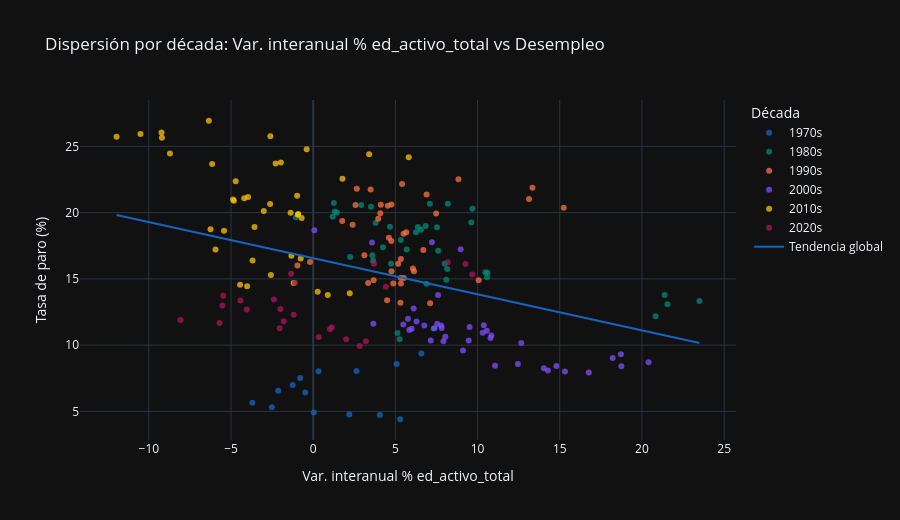

The notebook cell saved with this chart:
### Markdown cell above
### Análisis:

La correlación de Pearson global entre la variación interanual % de `ed_activo_total` y `tasa_paro_ambos_sexos_total` es de -0,3458, valor moderado que enmascara una correlación rodante (ventana 20 periodos) muy inestable en signo y magnitud. La correlación móvil recorre un rango aproximado entre -0,90 y +0,85: alcanza valores cercanos a +0,85 en 1981-1982, próximos a +0,60 en 1993-1995, próximos a +0,50 en 1996-1997 y un nuevo máximo cercano a +0,80 en 2022-2023, y por el lado negativo desciende a valores próximos a -0,75 en 1985-1990, a -0,85 entre 2000 y 2002, a -0,90 en torno a 2010-2012 y a -0,55 en 2016-2017. La correlación rodante cruza el cero en múltiples ocasiones y permanece por encima y por debajo de la global de -0,3458 durante tramos prolongados de la muestra. La inestabilidad indica que la relación lineal entre el crecimiento interanual del activo y el paro depende del régimen económico, no es contemporánea estable, y se caracteriza mejor en términos de tramos diferenciados que de una correlación única.

### Code cell
df_cross['decada'] = (df_cross.index.year // 10 * 10).astype(str) + 's'
paleta_decadas = ['#1565C0', '#00897B', '#FF7043', '#7C4DFF', '#FFC107', '#AD1457']

df_scatter = df_cross.reset_index().rename(columns={'index': 'fecha', df_cross.index.name or 'index': 'fecha'})
if 'fecha' not in df_scatter.columns:
    df_scatter.insert(0, 'fecha', df_cross.index.strftime('%Y-%m-%d'))
else:
    df_scatter['fecha'] = pd.to_datetime(df_scatter['fecha']).dt.strftime('%Y-%m-%d')

fig = px.scatter(
    df_scatter, x='banca_activo', y='parados',
    color='decada',
    hover_data=['fecha'],
    trendline='ols',
    trendline_scope='overall',
    color_discrete_sequence=paleta_decadas,
    title=f'Dispersión por década: {main_s9_label} vs Desempleo',
    labels={
        'banca_activo': main_s9_label,
        'parados': 'Tasa de paro (%)',
        'decada': 'Década', 'fecha': 'Fecha',
    },
)
fig.for_each_trace(lambda t: t.update(name='Tendencia global') if t.name == 'Overall Trendline' else None)
fig.update_traces(marker=dict(size=6, opacity=0.75))
fig.update_layout(height=520)
fig.show()

### Figure 1 — Plotly figure (JSON) as saved in the notebook; plotly's stock layout.template omitted (floating-point values rounded to 4 significant figures; data arrays with more than 128 entries replaced by an {"elided": "..."} marker saying what was removed)
{"data": [{"customdata": [["1976-07-01"], ["1976-10-01"], ["1977-01-01"], ["1977-04-01"], ["1977-07-01"], ["1977-10-01"], ["1978-01-01"], ["1978-04-01"], ["1978-07-01"], ["1978-10-01"], ["1979-01-01"], ["1979-04-01"], ["1979-07-01"], ["1979-10-01"]], "hovertemplate": "Década=1970s<br>Var. interanual % ed_activo_total=%{x}<br>Tasa de paro (%)=%{y}<br>Fecha=%{customdata[0]}<extra></extra>", "legendgroup": "1970s", "marker": {"color": "#1565C0", "opacity": 0.75, "size": 6, "symbol": "circle"}, "mode": "markers", "name": "1970s", "orientation": "v", "showlegend": true, "type": "scatter", "x": [5.29, 4.053, 0.03875, 2.197, -2.515, -3.7, -0.4813, -2.129, -1.248, -0.7905, 0.322, 2.634, 5.075, 6.578], "xaxis": "x", "y": [4.407, 4.721, 4.92, 4.763, 5.318, 5.656, 6.418, 6.551, 6.998, 7.529, 8.025, 8.052, 8.579, 9.361], "yaxis": "y"}, {"customdata": [["1980-01-01"], ["1980-04-01"], ["1980-07-01"], ["1980-10-01"], ["1981-01-01"], ["1981-04-01"], ["1981-07-01"], ["1981-10-01"], ["1982-01-01"], ["1982-04-01"], ["1982-07-01"], ["1982-10-01"], ["1983-01-01"], ["1983-04-01"], ["1983-07-01"], ["1983-10-01"], ["1984-01-01"], ["1984-04-01"], ["1984-07-01"], ["1984-10-01"], ["1985-01-01"], ["1985-04-01"], ["1985-07-01"], ["1985-10-01"], ["1986-01-01"], ["1986-04-01"], ["1986-07-01"], ["1986-10-01"], ["1987-01-01"], ["1987-04-01"], ["1987-07-01"], ["1987-10-01"], ["1988-01-01"], ["1988-04-01"], ["1988-07-01"], ["1988-10-01"], ["1989-01-01"], ["1989-04-01"], ["1989-07-01"], ["1989-10-01"]], "hovertemplate": "Década=1980s<br>Var. interanual % ed_activo_total=%{x}<br>Tasa de paro (%)=%{y}<br>Fecha=%{customdata[0]}<extra></extra>", "legendgroup": "1980s", "marker": {"color": "#00897B", "opacity": 0.75, "size": 6, "symbol": "circle"}, "mode": "markers", "name": "1980s", "orientation": "v", "showlegend": true, "type": "scatter", "x": [5.259, 5.128, 7.321, 20.83, 21.55, 23.5, 21.38, 6.892, 10.57, 8.095, 10.47, 4.734, 3.599, 3.647, 2.249, 4.243, 4.668, 6.841, 9.613, 9.688, 8.19, 7.093, 3.514, 2.917, 1.258, 1.32, -1.048, 1.183, 1.448, 3.795, 6.365, 6.551, 7.53, 6.245, 5.33, 5.692, 7.602, 7.998, 10.6, 8.153], "xaxis": "x", "y": [10.44, 10.91, 11.26, 12.18, 13.09, 13.34, 13.78, 14.63, 15.12, 14.93, 15.5, 16.15, 16.78, 16.37, 16.64, 17.39, 18.94, 18.99, 19.25, 20.3, 20.68, 20.68, 20.44, 20.58, 20.72, 20.09, 19.66, 19.68, 20.0, 19.22, 18.92, 18.7, 18.9, 18.52, 17.93, 17.22, 17.12, 16.15, 15.46, 15.74], "yaxis": "y"}, {"customdata": [["1990-01-01"], ["1990-04-01"], ["1990-07-01"], ["1990-10-01"], ["1991-01-01"], ["1991-04-01"], ["1991-07-01"], ["1991-10-01"], ["1992-01-01"], ["1992-04-01"], ["1992-07-01"], ["1992-10-01"], ["1993-01-01"], ["1993-04-01"], ["1993-07-01"], ["1993-10-01"], ["1994-01-01"], ["1994-04-01"], ["1994-07-01"], ["1994-10-01"], ["1995-01-01"], ["1995-04-01"], ["1995-07-01"], ["1995-10-01"], ["1996-01-01"], ["1996-04-01"], ["1996-07-01"], ["1996-10-01"], ["1997-01-01"], ["1997-04-01"], ["1997-07-01"], ["1997-10-01"], ["1998-01-01"], ["1998-04-01"], ["1998-07-01"], ["1998-10-01"], ["1999-01-01"], ["1999-04-01"], ["1999-07-01"], ["1999-10-01"]], "hovertemplate": "Década=1990s<br>Var. interanual % ed_activo_total=%{x}<br>Tasa de paro (%)=%{y}<br>Fecha=%{customdata[0]}<extra></extra>", "legendgroup": "1990s", "marker": {"color": "#FF7043", "opacity": 0.75, "size": 6, "symbol": "circle"}, "mode": "markers", "name": "1990s", "orientation": "v", "showlegend": true, "type": "scatter", "x": [4.765, 5.515, 3.34, 3.675, 10.07, 5.339, 5.333, 6.127, -0.9594, -0.1937, 3.114, 5.497, 7.477, 15.24, 13.13, 13.34, 8.838, 5.406, 3.494, 2.655, 6.897, 2.574, 4.54, 4.116, 4.758, 4.084, 3.958, 1.766, 2.397, 5.664, 4.604, 4.751, 6.699, 5.332, 5.173, 6.063, 4.871, 4.494, 5.306, 7.113], "xaxis": "x", "y": [15.58, 15.08, 14.69, 14.9, 14.89, 14.65, 15.06, 15.59, 16.01, 16.28, 16.78, 18.41, 19.94, 20.38, 21.02, 21.88, 22.52, 22.17, 21.75, 21.8, 21.37, 20.58, 20.51, 20.6, 20.62, 19.96, 19.54, 19.38, 19.08, 18.51, 18.1, 17.86, 17.19, 16.5, 16.13, 15.78, 14.65, 13.39, 13.19, 13.16], "yaxis": "y"}, {"customdata": [["2000-01-01"], ["2000-04-01"], ["2000-07-01"], ["2000-10-01"], ["2001-01-01"], ["2001-04-01"], ["2001-07-01"], ["2001-10-01"], ["2002-01-01"], ["2002-04-01"], ["2002-07-01"], ["2002-10-01"], ["2003-01-01"], ["2003-04-01"], ["2003-07-01"], ["2003-10-01"], ["2004-01-01"], ["2004-04-01"], ["2004-07-01"], ["2004-10-01"], ["2005-01-01"], ["2005-04-01"], ["2005-07-01"], ["2005-10-01"], ["2006-01-01"], ["2006-04-01"], ["2006-07-01"], ["2006-10-01"], ["2007-01-01"], ["2007-04-01"], ["2007-07-01"], ["2007-10-01"], ["2008-01-01"], ["2008-04-01"], ["2008-07-01"], ["2008-10-01"], ["2009-01-01"], ["2009-04-01"], ["2009-07-01"], ["2009-10-01"]], "hovertemplate": "Década=2000s<br>Var. interanual % ed_activo_total=%{x}<br>Tasa de paro (%)=%{y}<br>Fecha=%{customdata[0]}<extra></extra>", "legendgroup": "2000s", "marker": {"color": "#7C4DFF", "opacity": 0.75, "size": 6, "symbol": "circle"}, "mode": "markers", "name": "2000s", "orientation": "v", "showlegend": true, "type": "scatter", "x": [6.111, 6.289, 7.542, 7.787, 10.31, 9.461, 7.924, 8.038, 5.48, 5.845, 6.762, 3.658, 5.766, 7.381, 7.815, 9.516, 10.38, 10.57, 10.84, 10.79, 12.66, 18.72, 18.75, 20.4, 18.22, 11.06, 14.28, 14.03, 14.79, 16.77, 15.31, 12.45, 9.115, 7.151, 5.991, 7.598, 8.973, 7.223, 3.578, 0.06814], "xaxis": "x", "y": [12.76, 11.79, 11.61, 11.48, 10.94, 10.35, 10.3, 10.63, 11.55, 11.15, 11.49, 11.61, 11.99, 11.28, 11.3, 11.37, 11.5, 11.09, 10.74, 10.53, 10.17, 9.319, 8.411, 8.705, 9.027, 8.443, 8.084, 8.264, 8.419, 7.932, 8.006, 8.57, 9.603, 10.36, 11.23, 13.79, 17.24, 17.77, 17.75, 18.66], "yaxis": "y"}, {"customdata": [["2010-01-01"], ["2010-04-01"], ["2010-07-01"], ["2010-10-01"], ["2011-01-01"], ["2011-04-01"], ["2011-07-01"], ["2011-10-01"], ["2012-01-01"], ["2012-04-01"], ["2012-07-01"], ["2012-10-01"], ["2013-01-01"], ["2013-04-01"], ["2013-07-01"], ["2013-10-01"], ["2014-01-01"], ["2014-04-01"], ["2014-07-01"], ["2014-10-01"], ["2015-01-01"], ["2015-04-01"], ["2015-07-01"], ["2015-10-01"], ["2016-01-01"], ["2016-04-01"], ["2016-07-01"], ["2016-10-01"], ["2017-01-01"], ["2017-04-01"], ["2017-07-01"], ["2017-10-01"], ["2018-01-01"], ["2018-04-01"], ["2018-07-01"], ["2018-10-01"], ["2019-01-01"], ["2019-04-01"], ["2019-07-01"], ["2019-10-01"]], "hovertemplate": "Década=2010s<br>Var. interanual % ed_activo_total=%{x}<br>Tasa de paro (%)=%{y}<br>Fecha=%{customdata[0]}<extra></extra>", "legendgroup": "2010s", "marker": {"color": "#FFC107", "opacity": 0.75, "size": 6, "symbol": "circle"}, "mode": "markers", "name": "2010s", "orientation": "v", "showlegend": true, "type": "scatter", "x": [-0.9313, -0.9097, -0.704, -3.009, -4.198, -2.62, -0.9762, 1.78, 5.811, 3.403, -0.3972, -2.606, -6.348, -9.229, -9.205, -11.96, -10.51, -8.715, -6.149, -2.285, -1.965, -4.716, -3.962, -4.828, -4.875, -1.374, -3.572, -5.426, -6.246, -5.942, -3.689, -0.7586, -1.327, -2.576, -4.449, -4.019, -1.19, 0.2726, 2.222, 0.8877], "xaxis": "x", "y": [19.84, 19.89, 19.59, 20.11, 21.08, 20.64, 21.28, 22.56, 24.19, 24.4, 24.79, 25.77, 26.94, 26.06, 25.65, 25.73, 25.93, 24.47, 23.67, 23.7, 23.78, 22.37, 21.18, 20.9, 21.0, 20.0, 18.91, 18.63, 18.75, 17.22, 16.38, 16.55, 16.74, 15.28, 14.55, 14.45, 14.7, 14.02, 13.92, 13.78], "yaxis": "y"}, {"customdata": [["2020-01-01"], ["2020-04-01"], ["2020-07-01"], ["2020-10-01"], ["2021-01-01"], ["2021-04-01"], ["2021-07-01"], ["2021-10-01"], ["2022-01-01"], ["2022-04-01"], ["2022-07-01"], ["2022-10-01"], ["2023-01-01"], ["2023-04-01"], ["2023-07-01"], ["2023-10-01"], ["2024-01-01"], ["2024-04-01"], ["2024-07-01"], ["2024-10-01"], ["2025-01-01"], ["2025-04-01"], ["2025-07-01"], ["2025-10-01"]], "hovertemplate": "Década=2020s<br>Var. interanual % ed_activo_total=%{x}<br>Tasa de paro (%)=%{y}<br>Fecha=%{customdata[0]}<extra></extra>", "legendgroup": "2020s", "marker": {"color": "#AD1457", "opacity": 0.75, "size": 6, "symbol": "circle"}, "mode": "markers", "name": "2020s", "orientation": "v", "showlegend": true, "type": "scatter", "x": [4.425, 9.674, 8.187, 9.262, 3.696, -1.342, -1.1, -2.389, -5.476, -4.041, -1.998, -5.527, -4.423, -5.7, -8.074, -1.79, -1.191, -2.041, 1.022, 0.3371, 1.126, 3.203, 2.012, 2.826], "xaxis": "x", "y": [14.41, 15.33, 16.26, 16.13, 16.14, 15.39, 14.71, 13.44, 13.73, 12.69, 12.73, 12.99, 13.38, 11.67, 11.89, 11.8, 12.29, 11.27, 11.21, 10.61, 11.36, 10.29, 10.45, 9.932], "yaxis": "y"}, {"hovertemplate": "<b>OLS trendline</b><br>parados = -0.272501 * banca_activo + 16.565<br>R<sup>2</sup>=0.119566<br><br>Var. interanual % ed_activo_total=%{x}<br>Tasa de paro (%)=%{y} <b>(trend)</b><extra></extra>", "legendgroup": "Overall Trendline", "line": {"color": "#1565C0"}, "marker": {"opacity": 0.75, "size": 6}, "mode": "lines", "name": "Tendencia global", "showlegend": true, "type": "scatter", "x": {"elided": "198 float values"}, "xaxis": "x", "y": {"elided": "198 float values"}, "yaxis": "y"}], "layout": {"height": 520, "legend": {"title": {"text": "Década"}, "tracegroupgap": 0}, "title": {"text": "Dispersión por década: Var. interanual % ed_activo_total vs Desempleo"}, "xaxis": {"anchor": "y", "domain": [0.0, 1.0], "title": {"text": "Var. interanual % ed_activo_total"}}, "yaxis": {"anchor": "x", "domain": [0.0, 1.0], "title": {"text": "Tasa de paro (%)"}}}}
